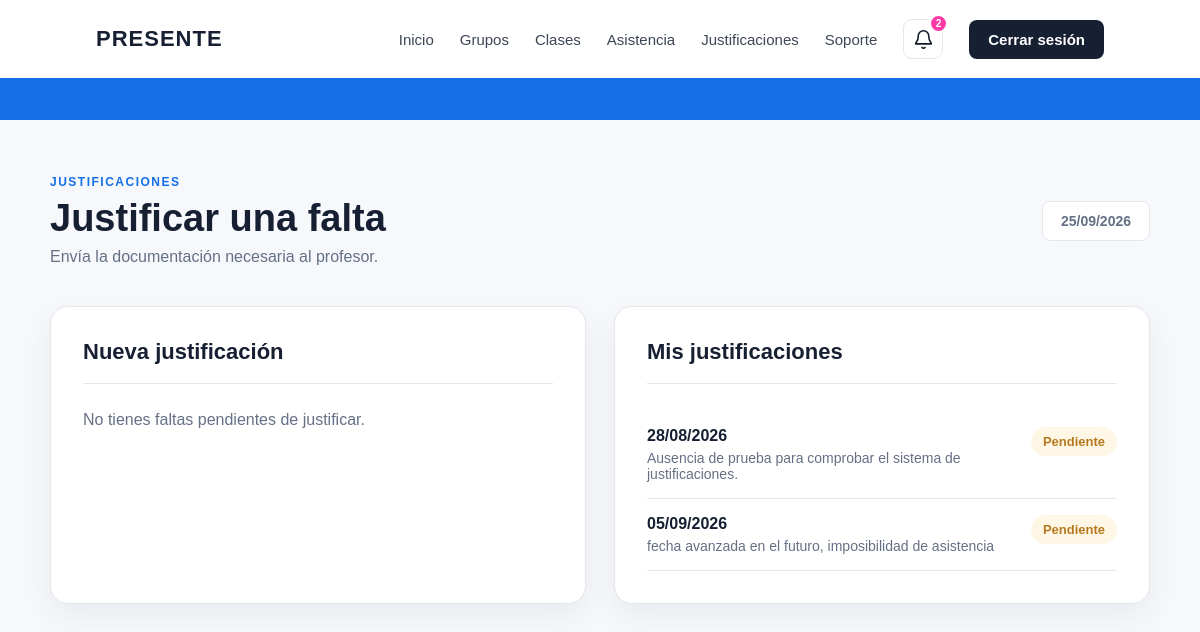
The page /alumno/justificaciones/ (signed in) on the database as committed earlier.
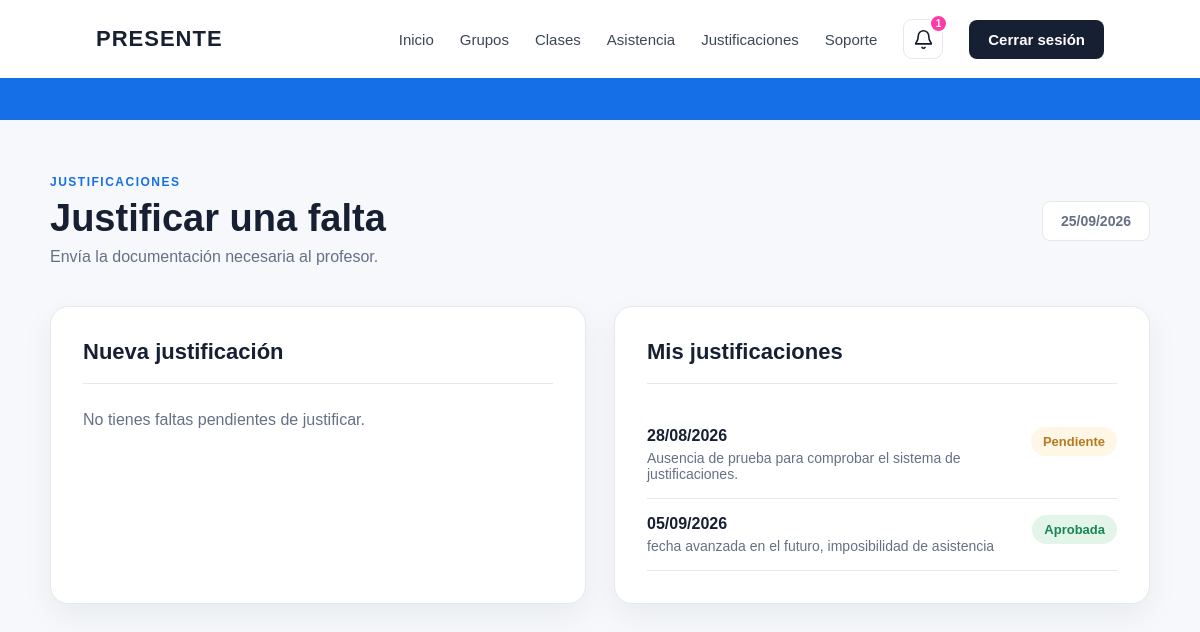
The same page on the database as committed later.
### asistencia/models.py (models this page shows, shortened)
class Justificacion(models.Model):
    ESTADOS = [
        ('pendiente', 'Pendiente'),
        ('aprobada', 'Aprobada'),
        ('rechazada', 'Rechazada'),
    ]
    asistencia = models.OneToOneField(
        Asistencia,
        on_delete=models.CASCADE
    )
    motivo = models.TextField()
    documento = models.ImageField(
        upload_to='justificaciones/',
        blank=True,
        null=True
    )
    estado = models.CharField(
        max_length=20,
        choices=ESTADOS,
        default='pendiente'
    )
    fecha_solicitud = models.DateTimeField(
        auto_now_add=True
    )

class Asistencia(models.Model):
    ESTADOS = [
        ('presente', 'Presente'),
        ('tarde', 'Tarde'),
        ('ausente', 'Ausente'),
    ]
    alumno = models.ForeignKey(
        Alumno,
        on_delete=models.CASCADE
    )
    clase = models.ForeignKey(
        Clase,
        on_delete=models.CASCADE
    )
    estado = models.CharField(
        max_length=20,
        choices=ESTADOS,
        default='ausente'
    )
    hora_registro = models.TimeField(
        blank=True,
        null=True
    )
    class Meta:
        constraints = [
            models.UniqueConstraint(
                fields=[
                    'alumno',
                    'clase'
                ],
                name='asistencia_unica_por_alumno_clase'
            )
        ]

class Clase(models.Model):
    grupo = models.ForeignKey(
        Grupo,
        on_delete=models.CASCADE
    )
    fecha = models.DateField()
    hora_inicio = models.TimeField()
    asistencia_abierta = models.BooleanField(
        default=False
    )
    token_qr = models.UUIDField(
        default=uuid.uuid4,
        editable=False,
        unique=True
    )
    token_qr_generado_en = models.DateTimeField(
        blank=True,
        null=True
    )

### asistencia/views.py (the view, shortened to what this page needs)
def justificaciones_alumno(request):
    alumno_id = request.session.get(
        'alumno_id'
    )
    if not alumno_id:
        return redirect('seleccionar_login')
    alumno = get_object_or_404(
        Alumno,
        id=alumno_id
    )
    ausencias_disponibles = (
        Asistencia.objects.filter(
            alumno=alumno,
            estado='ausente',
            justificacion__isnull=True
        ).select_related(
            'clase',
            'clase__grupo'
        ).order_by(
            '-clase__fecha'
        )
    )
    justificaciones = (
        Justificacion.objects.filter(
            asistencia__alumno=alumno
        ).select_related(
            'asistencia',
            'asistencia__clase',
            'asistencia__clase__grupo'
        ).order_by(
            '-fecha_solicitud'
        )
    )
    return render(
        request,
        'asistencia/justificaciones_alumno.html',
        {
            'alumno': alumno,
            'ausencias_disponibles':
                ausencias_disponibles,
            'justificaciones':
                justificaciones,
        }
    )

### asistencia/context_processors.py (called while the page is built)
def notificaciones_profesor(request):
    profesor_id = request.session.get("profesor_id")
    if not profesor_id:
        return {
            "justificaciones_pendientes": 0
        }
    justificaciones_pendientes = (
        Justificacion.objects
        .filter(
            estado="pendiente",
            asistencia__clase__grupo__profesor_id=profesor_id
        )
        .count()
    )
    return {
        "justificaciones_pendientes": justificaciones_pendientes
    }

### asistencia/templates/asistencia/justificaciones_alumno.html (shortened to what the changed rows need)
{% extends 'asistencia/base.html' %}
{% block content %}
<section class="panel-usuario">
    <div class="panel-contenedor">
        <div class="panel-cabecera">
            <div>
                <h1>
                    Justificar una falta
                </h1>
            </div>
        </div>
        <div class="panel-grid">
            <div class="panel-tarjeta">
                <div class="panel-tarjeta-titulo">
                    <h2>Nueva justificación</h2>
                </div>
            </div>
            <div class="panel-tarjeta">
                <div class="panel-tarjeta-titulo">
                    <h2>Mis justificaciones</h2>
                </div>
                {% for justificacion in justificaciones %}
                    <div style="
                        padding:16px 0;
                        border-bottom:1px solid #e5e7eb;
                    ">
                        <div style="
                            display:flex;
                            justify-content:space-between;
                            gap:20px;
                        ">
                            <div>
                                <strong>
                                    {{ justificacion.asistencia.clase.fecha|date:"d/m/Y" }}
                                </strong>
                                <p style="
                                    margin-top:5px;
                                    color:#667085;
                                    font-size:14px;
                                ">
                                    {{ justificacion.motivo }}
                                </p>
                            </div>
                            {% if justificacion.estado == 'pendiente' %}
                                <span style="
                                    height:max-content;
                                    padding:7px 12px;
                                    border-radius:20px;
                                    background:#fff7e6;
                                    color:#b7791f;
                                    font-size:13px;
                                    font-weight:700;
                                ">
                                    Pendiente
                                </span>
                            {% elif justificacion.estado == 'aprobada' %}
                                <span style="
                                    height:max-content;
                                    padding:7px 12px;
                                    border-radius:20px;
                                    background:#e3f5e9;
                                    color:#168653;
                                    font-size:13px;
                                    font-weight:700;
                                ">
                                    Aprobada
                                </span>
                            {% endif %}
                        </div>
                    </div>
                {% empty %}
                    <p style="color:#667085;">
                        Todavía no has enviado ninguna justificación.
                    </p>
                {% endfor %}
            </div>
        </div>
    </div>
</section>
{% endblock %}

Rows that differ between the two databases and show on the page:
changed Justificacion "fecha avanzada en el futuro, imposibilidad de asistencia": estado "Pendiente" → "Aprobada"
Other text that changed with them:
{{ justificaciones_pendientes }}: "2" → "1"
